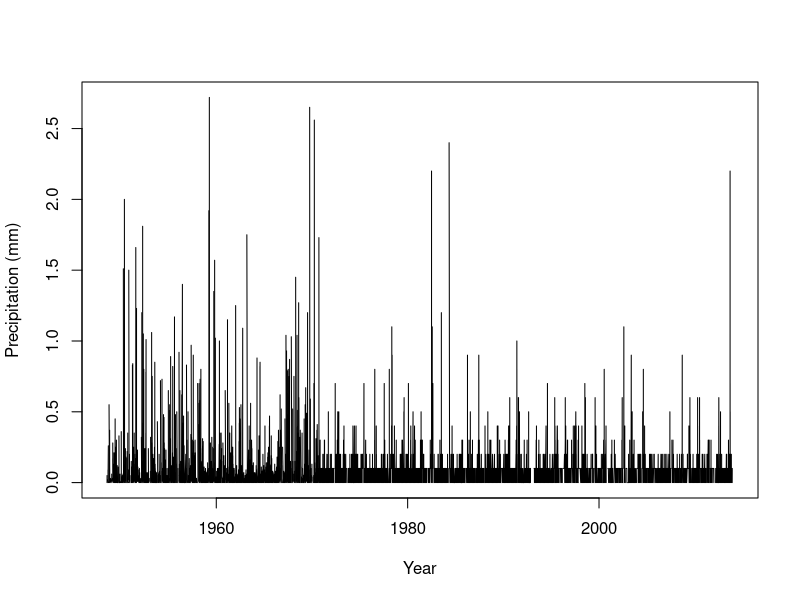
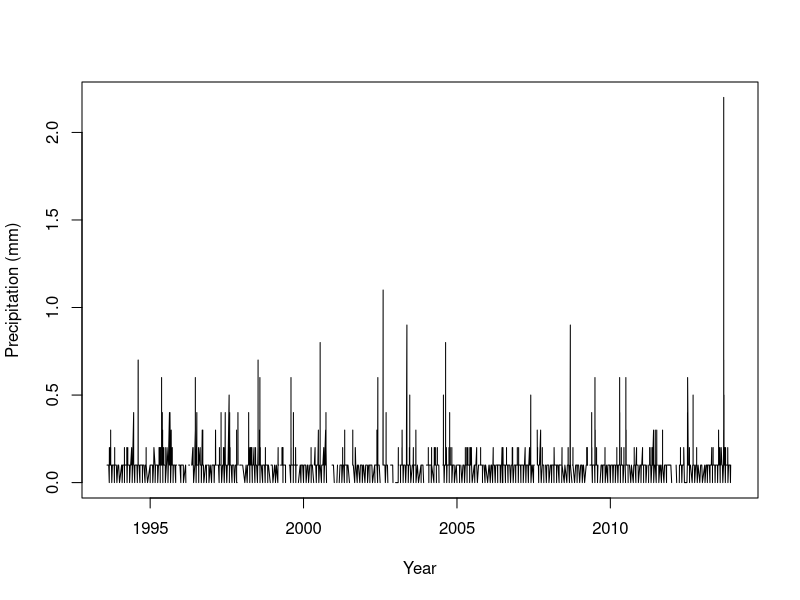
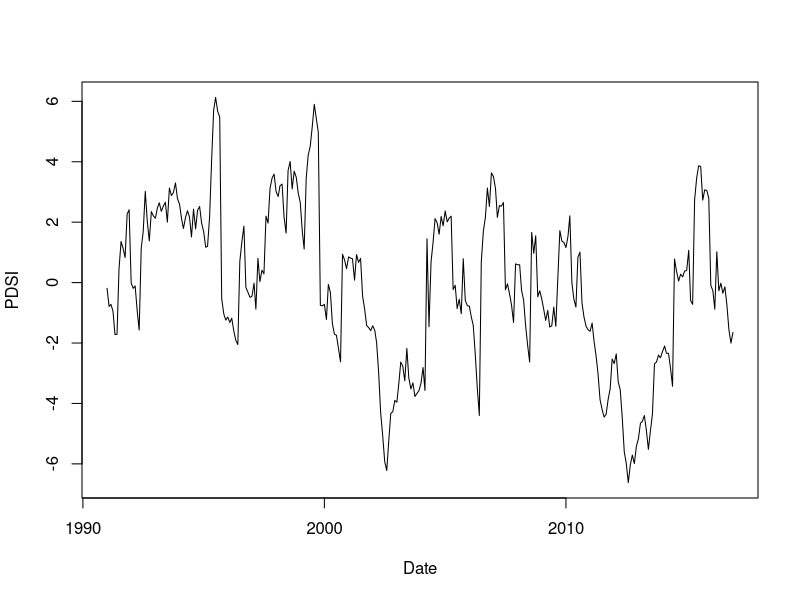
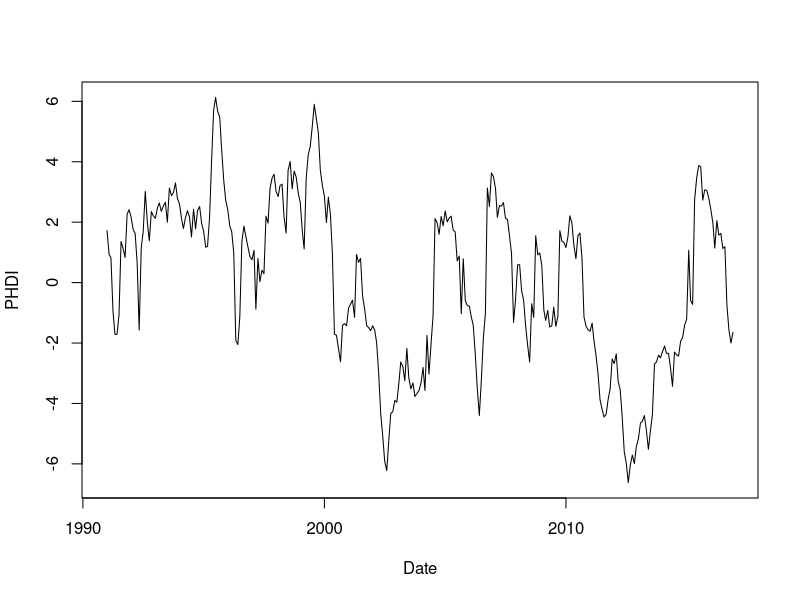
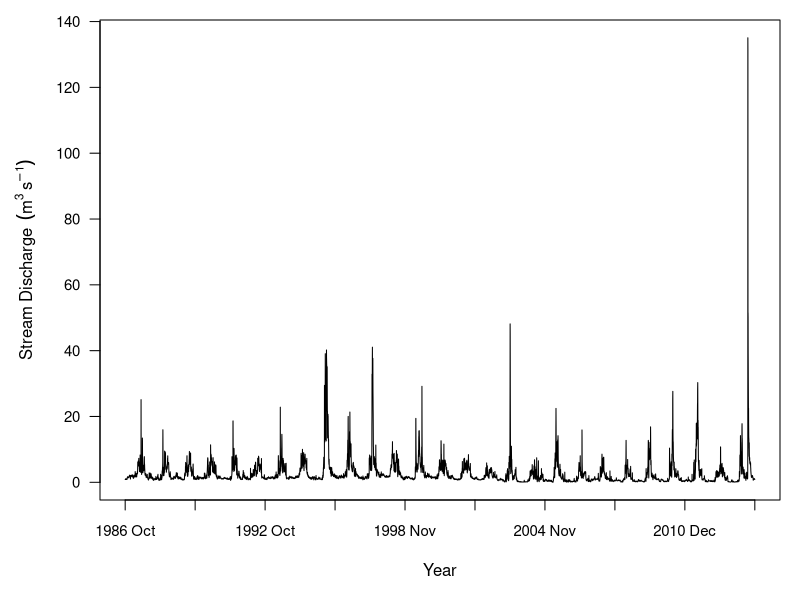

Reproduce these figures in R, in order.
## ---- chunk 1
knitr::opts_chunk$set(echo = TRUE)
## ---- chunk 2
precip<-read.csv("data/rain_co.csv")
precip$DateTime<- as.POSIXct(precip$DATE, format="%Y%m%d %H:%M")
precip$HPCP[precip$HPCP==999.99]<-NA
plot(HPCP~DateTime, data=precip, type="l", xlab="Year", ylab="Precipitation (mm)")
## ---- chunk 3
startdate <- as.POSIXct("1993-08-01 01:00:00", "%Y-%m-%d %H:%M:%S", tz="UTC")
newrain <- precip[precip$DateTime > startdate,]
plot(HPCP ~ DateTime, data=newrain, type="l", xlab="Year", ylab="Precipitation (mm)")
## ---- chunk 4
clim_bc <- read.table("data/climate_co.txt", header=TRUE)
clim_bc$Date <- paste(clim_bc$YearMonth, "01", sep="")
clim_bc$Date <- as.Date(clim_bc$Date, format="%Y%m%d")
plot(PDSI ~ Date, data=clim_bc, type="l", ylab="PDSI")
## ---- chunk 5
clim_bc <- read.table("data/climate_co.txt", header=TRUE)
clim_bc$Date <- paste(clim_bc$YearMonth, "01", sep="")
clim_bc$Date <- as.Date(clim_bc$Date, format="%Y%m%d")
plot(PHDI ~ Date, data=clim_bc, type="l", ylab="PHDI")
## ---- chunk 6
discharge <- read.csv("data/discharge_co.csv")

discharge$disCorrect <- discharge$disValue*0.0283168
discharge$Date <- as.Date(discharge$datetime, format= "%m/%d/%y")
dislab=expression(Stream~Discharge~~(m^3~s^-1))

seqdisdates <- seq(min(discharge$Date), max(discharge$Date), length.out=10)


par(mar=c(5,5,1,1))
plot(disCorrect~Date, data=discharge, type="l", axes=FALSE, xlab="Year", ylab=dislab)
axis.Date(1, at=seqdisdates, cex.axis=0.9)
axis(2, las=2, cex.axis=0.9)
box()
